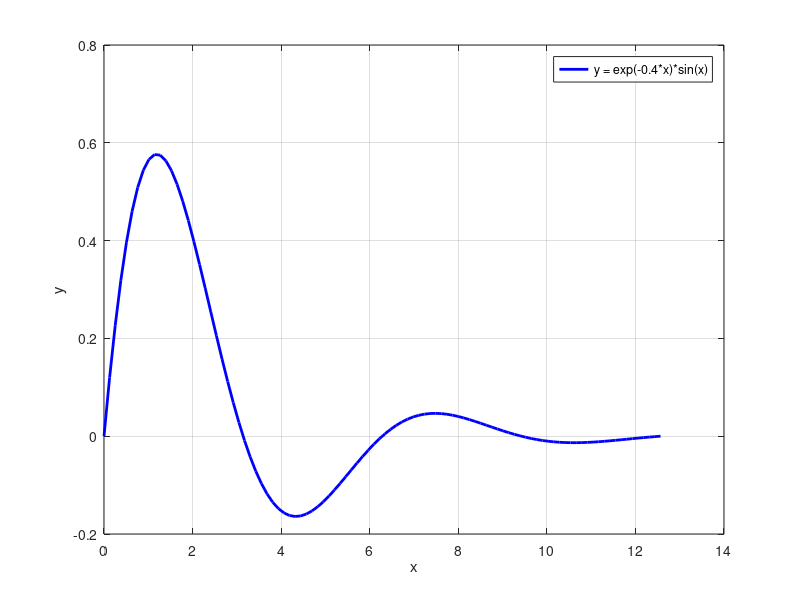

Write MATLAB code to recreate this figure.
x = linspace(0, 4*pi, 100);
y = exp(-0.4*x) .* sin(x);

figure;
plot(x,y,'b','LineWidth',2);
xlabel('x');
ylabel('y');
legend('y = exp(-0.4*x)*sin(x)');
grid on;
